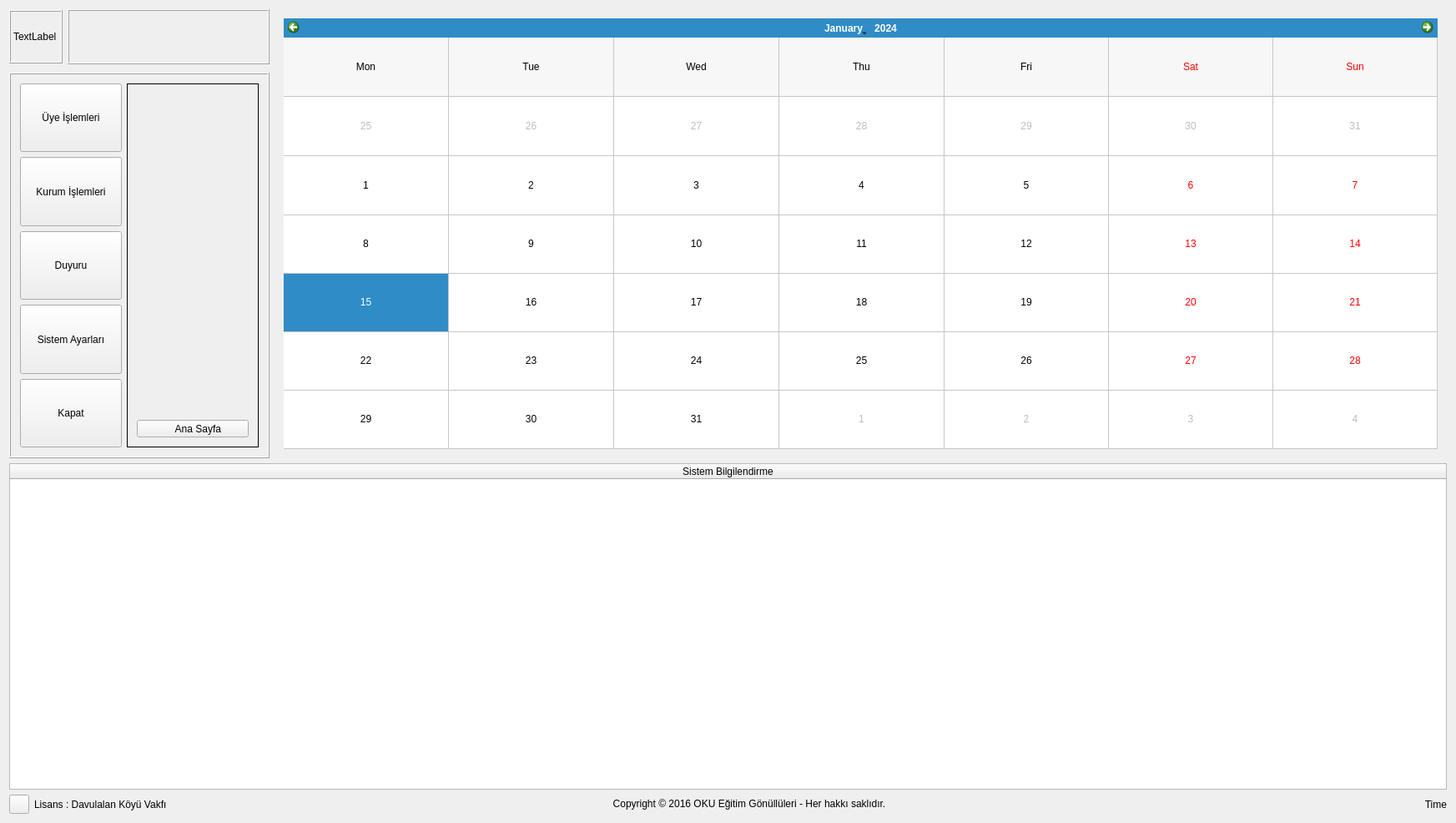
<?xml version="1.0" encoding="UTF-8"?>
<ui version="4.0">
 <class>MainWindowClass</class>
 <widget class="QMainWindow" name="MainWindowClass">
  <property name="geometry">
   <rect>
    <x>0</x>
    <y>0</y>
    <width>1745</width>
    <height>986</height>
   </rect>
  </property>
  <widget class="QWidget" name="centralWidget">
   <layout class="QVBoxLayout" name="verticalLayout_13">
    <item>
     <layout class="QHBoxLayout" name="horizontalLayout_4" stretch="2,9">
      <item>
       <layout class="QVBoxLayout" name="verticalLayout_2" stretch="1,7">
        <property name="spacing">
         <number>10</number>
        </property>
        <item>
         <layout class="QHBoxLayout" name="horizontalLayout_5" stretch="1,5">
          <item>
           <widget class="QLabel" name="labelFoto">
            <property name="sizePolicy">
             <sizepolicy hsizetype="Fixed" vsizetype="Fixed">
              <horstretch>0</horstretch>
              <verstretch>0</verstretch>
             </sizepolicy>
            </property>
            <property name="minimumSize">
             <size>
              <width>64</width>
              <height>64</height>
             </size>
            </property>
            <property name="maximumSize">
             <size>
              <width>64</width>
              <height>64</height>
             </size>
            </property>
            <property name="frameShape">
             <enum>QFrame::Box</enum>
            </property>
            <property name="frameShadow">
             <enum>QFrame::Raised</enum>
            </property>
            <property name="text">
             <string>TextLabel</string>
            </property>
            <property name="scaledContents">
             <bool>true</bool>
            </property>
           </widget>
          </item>
          <item>
           <widget class="QLabel" name="labelFoundationName">
            <property name="sizePolicy">
             <sizepolicy hsizetype="Ignored" vsizetype="Ignored">
              <horstretch>0</horstretch>
              <verstretch>0</verstretch>
             </sizepolicy>
            </property>
            <property name="frameShape">
             <enum>QFrame::Box</enum>
            </property>
            <property name="frameShadow">
             <enum>QFrame::Raised</enum>
            </property>
            <property name="text">
             <string/>
            </property>
            <property name="scaledContents">
             <bool>true</bool>
            </property>
            <property name="alignment">
             <set>Qt::AlignCenter</set>
            </property>
            <property name="wordWrap">
             <bool>true</bool>
            </property>
           </widget>
          </item>
         </layout>
        </item>
        <item>
         <widget class="QFrame" name="frame">
          <property name="frameShape">
           <enum>QFrame::Box</enum>
          </property>
          <property name="frameShadow">
           <enum>QFrame::Raised</enum>
          </property>
          <layout class="QHBoxLayout" name="horizontalLayout">
           <item>
            <layout class="QVBoxLayout" name="verticalLayout">
             <item>
              <widget class="QToolButton" name="toolButtonMember">
               <property name="sizePolicy">
                <sizepolicy hsizetype="MinimumExpanding" vsizetype="MinimumExpanding">
                 <horstretch>0</horstretch>
                 <verstretch>0</verstretch>
                </sizepolicy>
               </property>
               <property name="text">
                <string>Üye İşlemleri</string>
               </property>
               <property name="icon">
                <iconset resource="../Resources/bys.qrc">
                 <normaloff>:/Fotos/business_female_male_users.png</normaloff>:/Fotos/business_female_male_users.png</iconset>
               </property>
               <property name="iconSize">
                <size>
                 <width>64</width>
                 <height>64</height>
                </size>
               </property>
               <property name="shortcut">
                <string/>
               </property>
               <property name="checkable">
                <bool>true</bool>
               </property>
               <property name="checked">
                <bool>false</bool>
               </property>
               <property name="toolButtonStyle">
                <enum>Qt::ToolButtonTextUnderIcon</enum>
               </property>
              </widget>
             </item>
             <item>
              <widget class="QToolButton" name="toolButtonKurum">
               <property name="sizePolicy">
                <sizepolicy hsizetype="MinimumExpanding" vsizetype="MinimumExpanding">
                 <horstretch>0</horstretch>
                 <verstretch>0</verstretch>
                </sizepolicy>
               </property>
               <property name="text">
                <string>Kurum İşlemleri</string>
               </property>
               <property name="icon">
                <iconset resource="../Resources/bys.qrc">
                 <normaloff>:/Fotos/yonetim.ico</normaloff>:/Fotos/yonetim.ico</iconset>
               </property>
               <property name="iconSize">
                <size>
                 <width>55</width>
                 <height>55</height>
                </size>
               </property>
               <property name="checkable">
                <bool>true</bool>
               </property>
               <property name="checked">
                <bool>false</bool>
               </property>
               <property name="toolButtonStyle">
                <enum>Qt::ToolButtonTextUnderIcon</enum>
               </property>
              </widget>
             </item>
             <item>
              <widget class="QToolButton" name="toolButtonOKU">
               <property name="enabled">
                <bool>true</bool>
               </property>
               <property name="sizePolicy">
                <sizepolicy hsizetype="MinimumExpanding" vsizetype="MinimumExpanding">
                 <horstretch>0</horstretch>
                 <verstretch>0</verstretch>
                </sizepolicy>
               </property>
               <property name="text">
                <string>Duyuru</string>
               </property>
               <property name="icon">
                <iconset resource="../Resources/bys.qrc">
                 <normaloff>:/Fotos/mail_send.png</normaloff>:/Fotos/mail_send.png</iconset>
               </property>
               <property name="iconSize">
                <size>
                 <width>64</width>
                 <height>64</height>
                </size>
               </property>
               <property name="checkable">
                <bool>true</bool>
               </property>
               <property name="checked">
                <bool>false</bool>
               </property>
               <property name="toolButtonStyle">
                <enum>Qt::ToolButtonTextUnderIcon</enum>
               </property>
              </widget>
             </item>
             <item>
              <widget class="QToolButton" name="toolButtonSettings">
               <property name="sizePolicy">
                <sizepolicy hsizetype="MinimumExpanding" vsizetype="MinimumExpanding">
                 <horstretch>0</horstretch>
                 <verstretch>0</verstretch>
                </sizepolicy>
               </property>
               <property name="text">
                <string>Sistem Ayarları</string>
               </property>
               <property name="icon">
                <iconset resource="../Resources/bys.qrc">
                 <normaloff>:/Fotos/setti.ico</normaloff>:/Fotos/setti.ico</iconset>
               </property>
               <property name="iconSize">
                <size>
                 <width>55</width>
                 <height>55</height>
                </size>
               </property>
               <property name="checkable">
                <bool>true</bool>
               </property>
               <property name="checked">
                <bool>false</bool>
               </property>
               <property name="toolButtonStyle">
                <enum>Qt::ToolButtonTextUnderIcon</enum>
               </property>
              </widget>
             </item>
             <item>
              <widget class="QToolButton" name="toolButtonClose">
               <property name="sizePolicy">
                <sizepolicy hsizetype="MinimumExpanding" vsizetype="MinimumExpanding">
                 <horstretch>0</horstretch>
                 <verstretch>0</verstretch>
                </sizepolicy>
               </property>
               <property name="text">
                <string>Kapat</string>
               </property>
               <property name="icon">
                <iconset resource="../Resources/bys.qrc">
                 <normaloff>:/Fotos/close.ico</normaloff>:/Fotos/close.ico</iconset>
               </property>
               <property name="iconSize">
                <size>
                 <width>42</width>
                 <height>42</height>
                </size>
               </property>
               <property name="checkable">
                <bool>true</bool>
               </property>
               <property name="checked">
                <bool>false</bool>
               </property>
               <property name="toolButtonStyle">
                <enum>Qt::ToolButtonTextUnderIcon</enum>
               </property>
              </widget>
             </item>
            </layout>
           </item>
           <item>
            <widget class="QStackedWidget" name="stackedWidgetSubMenu">
             <property name="frameShape">
              <enum>QFrame::Box</enum>
             </property>
             <property name="currentIndex">
              <number>0</number>
             </property>
             <widget class="QWidget" name="page_Empty">
              <layout class="QVBoxLayout" name="verticalLayout_20">
               <item>
                <layout class="QVBoxLayout" name="verticalLayout_19" stretch="5,0">
                 <item>
                  <spacer name="verticalSpacer_2">
                   <property name="orientation">
                    <enum>Qt::Vertical</enum>
                   </property>
                   <property name="sizeHint" stdset="0">
                    <size>
                     <width>20</width>
                     <height>40</height>
                    </size>
                   </property>
                  </spacer>
                 </item>
                 <item>
                  <widget class="QToolButton" name="toolButtonAnaSayfa">
                   <property name="sizePolicy">
                    <sizepolicy hsizetype="MinimumExpanding" vsizetype="MinimumExpanding">
                     <horstretch>0</horstretch>
                     <verstretch>0</verstretch>
                    </sizepolicy>
                   </property>
                   <property name="text">
                    <string>    Ana Sayfa</string>
                   </property>
                   <property name="icon">
                    <iconset resource="../Resources/bys.qrc">
                     <normaloff>:/Fotos/book.png</normaloff>:/Fotos/book.png</iconset>
                   </property>
                   <property name="iconSize">
                    <size>
                     <width>32</width>
                     <height>32</height>
                    </size>
                   </property>
                   <property name="toolButtonStyle">
                    <enum>Qt::ToolButtonTextBesideIcon</enum>
                   </property>
                  </widget>
                 </item>
                </layout>
               </item>
              </layout>
             </widget>
             <widget class="QWidget" name="page_Members">
              <layout class="QVBoxLayout" name="verticalLayout_18">
               <item>
                <layout class="QVBoxLayout" name="verticalLayout_8" stretch="0,10">
                 <item>
                  <layout class="QVBoxLayout" name="verticalLayout_5">
                   <item>
                    <widget class="QToolButton" name="toolButtonAddMember">
                     <property name="sizePolicy">
                      <sizepolicy hsizetype="MinimumExpanding" vsizetype="MinimumExpanding">
                       <horstretch>0</horstretch>
                       <verstretch>0</verstretch>
                      </sizepolicy>
                     </property>
                     <property name="text">
                      <string>Üye Ekle</string>
                     </property>
                     <property name="icon">
                      <iconset resource="../Resources/bys.qrc">
                       <normaloff>:/Fotos/add_business_user.png</normaloff>:/Fotos/add_business_user.png</iconset>
                     </property>
                     <property name="iconSize">
                      <size>
                       <width>32</width>
                       <height>32</height>
                      </size>
                     </property>
                     <property name="toolButtonStyle">
                      <enum>Qt::ToolButtonTextBesideIcon</enum>
                     </property>
                    </widget>
                   </item>
                   <item>
                    <widget class="QToolButton" name="toolButtonMemberInfo">
                     <property name="sizePolicy">
                      <sizepolicy hsizetype="MinimumExpanding" vsizetype="MinimumExpanding">
                       <horstretch>0</horstretch>
                       <verstretch>0</verstretch>
                      </sizepolicy>
                     </property>
                     <property name="text">
                      <string>Üye Bilgileri</string>
                     </property>
                     <property name="icon">
                      <iconset resource="../Resources/bys.qrc">
                       <normaloff>:/Fotos/Contacts.png</normaloff>:/Fotos/Contacts.png</iconset>
                     </property>
                     <property name="iconSize">
                      <size>
                       <width>32</width>
                       <height>32</height>
                      </size>
                     </property>
                     <property name="toolButtonStyle">
                      <enum>Qt::ToolButtonTextBesideIcon</enum>
                     </property>
                    </widget>
                   </item>
                   <item>
                    <widget class="QToolButton" name="toolButtonExport">
                     <property name="sizePolicy">
                      <sizepolicy hsizetype="MinimumExpanding" vsizetype="MinimumExpanding">
                       <horstretch>0</horstretch>
                       <verstretch>0</verstretch>
                      </sizepolicy>
                     </property>
                     <property name="text">
                      <string>Hazirun Cetveli</string>
                     </property>
                     <property name="icon">
                      <iconset resource="../Resources/bys.qrc">
                       <normaloff>:/Fotos/print.ico</normaloff>:/Fotos/print.ico</iconset>
                     </property>
                     <property name="iconSize">
                      <size>
                       <width>32</width>
                       <height>32</height>
                      </size>
                     </property>
                     <property name="toolButtonStyle">
                      <enum>Qt::ToolButtonTextBesideIcon</enum>
                     </property>
                    </widget>
                   </item>
                  </layout>
                 </item>
                 <item>
                  <spacer name="verticalSpacer">
                   <property name="orientation">
                    <enum>Qt::Vertical</enum>
                   </property>
                   <property name="sizeHint" stdset="0">
                    <size>
                     <width>134</width>
                     <height>264</height>
                    </size>
                   </property>
                  </spacer>
                 </item>
                </layout>
               </item>
              </layout>
             </widget>
             <widget class="QWidget" name="page_Kurum">
              <layout class="QVBoxLayout" name="verticalLayout_16">
               <item>
                <layout class="QVBoxLayout" name="verticalLayout_9" stretch="0,10">
                 <item>
                  <layout class="QVBoxLayout" name="verticalLayout_6">
                   <item>
                    <widget class="QToolButton" name="toolButtonAidat">
                     <property name="sizePolicy">
                      <sizepolicy hsizetype="MinimumExpanding" vsizetype="MinimumExpanding">
                       <horstretch>0</horstretch>
                       <verstretch>0</verstretch>
                      </sizepolicy>
                     </property>
                     <property name="text">
                      <string>Tahsilat</string>
                     </property>
                     <property name="icon">
                      <iconset resource="../Resources/bys.qrc">
                       <normaloff>:/Fotos/Cash.ico</normaloff>:/Fotos/Cash.ico</iconset>
                     </property>
                     <property name="iconSize">
                      <size>
                       <width>32</width>
                       <height>32</height>
                      </size>
                     </property>
                     <property name="toolButtonStyle">
                      <enum>Qt::ToolButtonTextBesideIcon</enum>
                     </property>
                    </widget>
                   </item>
                   <item>
                    <widget class="QToolButton" name="toolButtonIncome">
                     <property name="sizePolicy">
                      <sizepolicy hsizetype="MinimumExpanding" vsizetype="MinimumExpanding">
                       <horstretch>0</horstretch>
                       <verstretch>0</verstretch>
                      </sizepolicy>
                     </property>
                     <property name="text">
                      <string>Gelir / Gider</string>
                     </property>
                     <property name="icon">
                      <iconset resource="../Resources/bys.qrc">
                       <normaloff>:/Fotos/calculator.png</normaloff>:/Fotos/calculator.png</iconset>
                     </property>
                     <property name="iconSize">
                      <size>
                       <width>32</width>
                       <height>32</height>
                      </size>
                     </property>
                     <property name="toolButtonStyle">
                      <enum>Qt::ToolButtonTextBesideIcon</enum>
                     </property>
                    </widget>
                   </item>
                   <item>
                    <widget class="QToolButton" name="toolButtonEnvanter">
                     <property name="sizePolicy">
                      <sizepolicy hsizetype="MinimumExpanding" vsizetype="MinimumExpanding">
                       <horstretch>0</horstretch>
                       <verstretch>0</verstretch>
                      </sizepolicy>
                     </property>
                     <property name="text">
                      <string>Demirbaşlar</string>
                     </property>
                     <property name="icon">
                      <iconset resource="../Resources/bys.qrc">
                       <normaloff>:/Fotos/envanter.ico</normaloff>:/Fotos/envanter.ico</iconset>
                     </property>
                     <property name="iconSize">
                      <size>
                       <width>32</width>
                       <height>32</height>
                      </size>
                     </property>
                     <property name="toolButtonStyle">
                      <enum>Qt::ToolButtonTextBesideIcon</enum>
                     </property>
                    </widget>
                   </item>
                   <item>
                    <widget class="QToolButton" name="toolButtonLibrary">
                     <property name="enabled">
                      <bool>false</bool>
                     </property>
                     <property name="sizePolicy">
                      <sizepolicy hsizetype="MinimumExpanding" vsizetype="MinimumExpanding">
                       <horstretch>0</horstretch>
                       <verstretch>0</verstretch>
                      </sizepolicy>
                     </property>
                     <property name="text">
                      <string>Kütüphane</string>
                     </property>
                     <property name="icon">
                      <iconset resource="../Resources/bys.qrc">
                       <normaloff>:/Fotos/book.png</normaloff>:/Fotos/book.png</iconset>
                     </property>
                     <property name="iconSize">
                      <size>
                       <width>32</width>
                       <height>32</height>
                      </size>
                     </property>
                     <property name="toolButtonStyle">
                      <enum>Qt::ToolButtonTextBesideIcon</enum>
                     </property>
                    </widget>
                   </item>
                  </layout>
                 </item>
                 <item>
                  <spacer name="verticalSpacer_5">
                   <property name="orientation">
                    <enum>Qt::Vertical</enum>
                   </property>
                   <property name="sizeHint" stdset="0">
                    <size>
                     <width>17</width>
                     <height>312</height>
                    </size>
                   </property>
                  </spacer>
                 </item>
                </layout>
               </item>
              </layout>
             </widget>
             <widget class="QWidget" name="page_Edu">
              <layout class="QVBoxLayout" name="verticalLayout_17">
               <item>
                <layout class="QVBoxLayout" name="verticalLayout_10" stretch="0,10">
                 <item>
                  <layout class="QVBoxLayout" name="verticalLayout_4">
                   <item>
                    <widget class="QToolButton" name="toolButtonSendSMS">
                     <property name="sizePolicy">
                      <sizepolicy hsizetype="MinimumExpanding" vsizetype="MinimumExpanding">
                       <horstretch>0</horstretch>
                       <verstretch>0</verstretch>
                      </sizepolicy>
                     </property>
                     <property name="text">
                      <string>   Toplu Mesaj</string>
                     </property>
                     <property name="icon">
                      <iconset resource="../Resources/bys.qrc">
                       <normaloff>:/Fotos/sms.png</normaloff>:/Fotos/sms.png</iconset>
                     </property>
                     <property name="iconSize">
                      <size>
                       <width>32</width>
                       <height>32</height>
                      </size>
                     </property>
                     <property name="toolButtonStyle">
                      <enum>Qt::ToolButtonTextBesideIcon</enum>
                     </property>
                    </widget>
                   </item>
                   <item>
                    <widget class="QToolButton" name="toolButtonSendEmail">
                     <property name="sizePolicy">
                      <sizepolicy hsizetype="MinimumExpanding" vsizetype="MinimumExpanding">
                       <horstretch>0</horstretch>
                       <verstretch>0</verstretch>
                      </sizepolicy>
                     </property>
                     <property name="text">
                      <string>   E-Posta</string>
                     </property>
                     <property name="icon">
                      <iconset resource="../Resources/bys.qrc">
                       <normaloff>:/Fotos/mail.ico</normaloff>:/Fotos/mail.ico</iconset>
                     </property>
                     <property name="iconSize">
                      <size>
                       <width>32</width>
                       <height>32</height>
                      </size>
                     </property>
                     <property name="toolButtonStyle">
                      <enum>Qt::ToolButtonTextBesideIcon</enum>
                     </property>
                    </widget>
                   </item>
                  </layout>
                 </item>
                 <item>
                  <spacer name="verticalSpacer_3">
                   <property name="orientation">
                    <enum>Qt::Vertical</enum>
                   </property>
                   <property name="sizeHint" stdset="0">
                    <size>
                     <width>20</width>
                     <height>330</height>
                    </size>
                   </property>
                  </spacer>
                 </item>
                </layout>
               </item>
              </layout>
             </widget>
             <widget class="QWidget" name="page_Setup">
              <layout class="QVBoxLayout" name="verticalLayout_14">
               <item>
                <layout class="QVBoxLayout" name="verticalLayout_3" stretch="0,10">
                 <item>
                  <layout class="QVBoxLayout" name="verticalLayout_12">
                   <item>
                    <widget class="QToolButton" name="toolButtonFeeSetup">
                     <property name="sizePolicy">
                      <sizepolicy hsizetype="MinimumExpanding" vsizetype="MinimumExpanding">
                       <horstretch>0</horstretch>
                       <verstretch>0</verstretch>
                      </sizepolicy>
                     </property>
                     <property name="text">
                      <string>Aidat Ayarları</string>
                     </property>
                     <property name="icon">
                      <iconset resource="../Resources/bys.qrc">
                       <normaloff>:/Fotos/aidat.ico</normaloff>:/Fotos/aidat.ico</iconset>
                     </property>
                     <property name="iconSize">
                      <size>
                       <width>32</width>
                       <height>32</height>
                      </size>
                     </property>
                     <property name="toolButtonStyle">
                      <enum>Qt::ToolButtonTextBesideIcon</enum>
                     </property>
                    </widget>
                   </item>
                   <item>
                    <widget class="QToolButton" name="toolButtonUserSetup">
                     <property name="sizePolicy">
                      <sizepolicy hsizetype="MinimumExpanding" vsizetype="MinimumExpanding">
                       <horstretch>0</horstretch>
                       <verstretch>0</verstretch>
                      </sizepolicy>
                     </property>
                     <property name="text">
                      <string>Kullanıcı Ayarları</string>
                     </property>
                     <property name="icon">
                      <iconset resource="../Resources/bys.qrc">
                       <normaloff>:/Fotos/Administrative .ico</normaloff>:/Fotos/Administrative .ico</iconset>
                     </property>
                     <property name="iconSize">
                      <size>
                       <width>32</width>
                       <height>32</height>
                      </size>
                     </property>
                     <property name="toolButtonStyle">
                      <enum>Qt::ToolButtonTextBesideIcon</enum>
                     </property>
                    </widget>
                   </item>
                   <item>
                    <widget class="QToolButton" name="toolButtonLogSetup">
                     <property name="sizePolicy">
                      <sizepolicy hsizetype="MinimumExpanding" vsizetype="MinimumExpanding">
                       <horstretch>0</horstretch>
                       <verstretch>0</verstretch>
                      </sizepolicy>
                     </property>
                     <property name="text">
                      <string>Log Ayarları</string>
                     </property>
                     <property name="icon">
                      <iconset resource="../Resources/bys.qrc">
                       <normaloff>:/Fotos/log.ico</normaloff>:/Fotos/log.ico</iconset>
                     </property>
                     <property name="iconSize">
                      <size>
                       <width>32</width>
                       <height>32</height>
                      </size>
                     </property>
                     <property name="toolButtonStyle">
                      <enum>Qt::ToolButtonTextBesideIcon</enum>
                     </property>
                    </widget>
                   </item>
                  </layout>
                 </item>
                 <item>
                  <spacer name="verticalSpacer_9">
                   <property name="orientation">
                    <enum>Qt::Vertical</enum>
                   </property>
                   <property name="sizeHint" stdset="0">
                    <size>
                     <width>125</width>
                     <height>194</height>
                    </size>
                   </property>
                  </spacer>
                 </item>
                </layout>
               </item>
              </layout>
             </widget>
             <widget class="QWidget" name="page_Close">
              <layout class="QVBoxLayout" name="verticalLayout_15">
               <item>
                <layout class="QVBoxLayout" name="verticalLayout_11" stretch="0">
                 <item>
                  <layout class="QVBoxLayout" name="verticalLayout_7" stretch="0,0,10">
                   <item>
                    <widget class="QToolButton" name="toolButtonCloseApp">
                     <property name="sizePolicy">
                      <sizepolicy hsizetype="MinimumExpanding" vsizetype="MinimumExpanding">
                       <horstretch>0</horstretch>
                       <verstretch>0</verstretch>
                      </sizepolicy>
                     </property>
                     <property name="text">
                      <string>Uygulamayı Kapat</string>
                     </property>
                     <property name="icon">
                      <iconset resource="../Resources/bys.qrc">
                       <normaloff>:/Fotos/Application.ico</normaloff>:/Fotos/Application.ico</iconset>
                     </property>
                     <property name="iconSize">
                      <size>
                       <width>32</width>
                       <height>32</height>
                      </size>
                     </property>
                     <property name="toolButtonStyle">
                      <enum>Qt::ToolButtonTextBesideIcon</enum>
                     </property>
                    </widget>
                   </item>
                   <item>
                    <widget class="QToolButton" name="toolButtonClosePC">
                     <property name="sizePolicy">
                      <sizepolicy hsizetype="MinimumExpanding" vsizetype="MinimumExpanding">
                       <horstretch>0</horstretch>
                       <verstretch>0</verstretch>
                      </sizepolicy>
                     </property>
                     <property name="text">
                      <string>Bilgisayarı Kapat</string>
                     </property>
                     <property name="icon">
                      <iconset resource="../Resources/bys.qrc">
                       <normaloff>:/Fotos/pc.ico</normaloff>:/Fotos/pc.ico</iconset>
                     </property>
                     <property name="iconSize">
                      <size>
                       <width>32</width>
                       <height>32</height>
                      </size>
                     </property>
                     <property name="toolButtonStyle">
                      <enum>Qt::ToolButtonTextBesideIcon</enum>
                     </property>
                    </widget>
                   </item>
                   <item>
                    <spacer name="verticalSpacer_8">
                     <property name="orientation">
                      <enum>Qt::Vertical</enum>
                     </property>
                     <property name="sizeHint" stdset="0">
                      <size>
                       <width>20</width>
                       <height>195</height>
                      </size>
                     </property>
                    </spacer>
                   </item>
                  </layout>
                 </item>
                </layout>
               </item>
              </layout>
             </widget>
            </widget>
           </item>
          </layout>
         </widget>
        </item>
       </layout>
      </item>
      <item>
       <widget class="QStackedWidget" name="stackedWidgetMain">
        <property name="currentIndex">
         <number>0</number>
        </property>
        <widget class="QWidget" name="page">
         <layout class="QHBoxLayout" name="horizontalLayout_3">
          <item>
           <widget class="QCalendarWidget" name="calendarWidget">
            <property name="gridVisible">
             <bool>true</bool>
            </property>
            <property name="horizontalHeaderFormat">
             <enum>QCalendarWidget::ShortDayNames</enum>
            </property>
            <property name="verticalHeaderFormat">
             <enum>QCalendarWidget::NoVerticalHeader</enum>
            </property>
            <property name="dateEditEnabled">
             <bool>false</bool>
            </property>
           </widget>
          </item>
         </layout>
        </widget>
        <widget class="QWidget" name="page_2"/>
        <widget class="QWidget" name="page_7"/>
       </widget>
      </item>
     </layout>
    </item>
    <item>
     <widget class="QTableWidget" name="tableWidgetMessages">
      <attribute name="horizontalHeaderStretchLastSection">
       <bool>true</bool>
      </attribute>
      <attribute name="verticalHeaderVisible">
       <bool>false</bool>
      </attribute>
      <column>
       <property name="text">
        <string>Sistem Bilgilendirme</string>
       </property>
      </column>
     </widget>
    </item>
    <item>
     <layout class="QHBoxLayout" name="horizontalLayout_2" stretch="0,1,10,1">
      <item>
       <widget class="QToolButton" name="toolButton">
        <property name="text">
         <string/>
        </property>
       </widget>
      </item>
      <item>
       <widget class="QLabel" name="labelLicence">
        <property name="text">
         <string>Lisans : Davulalan Köyü Vakfı</string>
        </property>
       </widget>
      </item>
      <item>
       <widget class="QLabel" name="labelCopyRight">
        <property name="text">
         <string>&lt;html&gt;&lt;head/&gt;&lt;body&gt;&lt;p&gt;Copyright © 2016 OKU Eğitim Gönüllüleri - Her hakkı saklıdır.&lt;/p&gt;&lt;/body&gt;&lt;/html&gt;</string>
        </property>
        <property name="alignment">
         <set>Qt::AlignCenter</set>
        </property>
       </widget>
      </item>
      <item>
       <widget class="QLabel" name="labelDateTime">
        <property name="text">
         <string>Time</string>
        </property>
        <property name="alignment">
         <set>Qt::AlignRight|Qt::AlignTrailing|Qt::AlignVCenter</set>
        </property>
       </widget>
      </item>
     </layout>
    </item>
   </layout>
  </widget>
 </widget>
 <layoutdefault spacing="6" margin="11"/>
 <resources>
  <include location="../Resources/bys.qrc"/>
 </resources>
 <connections/>
</ui>
